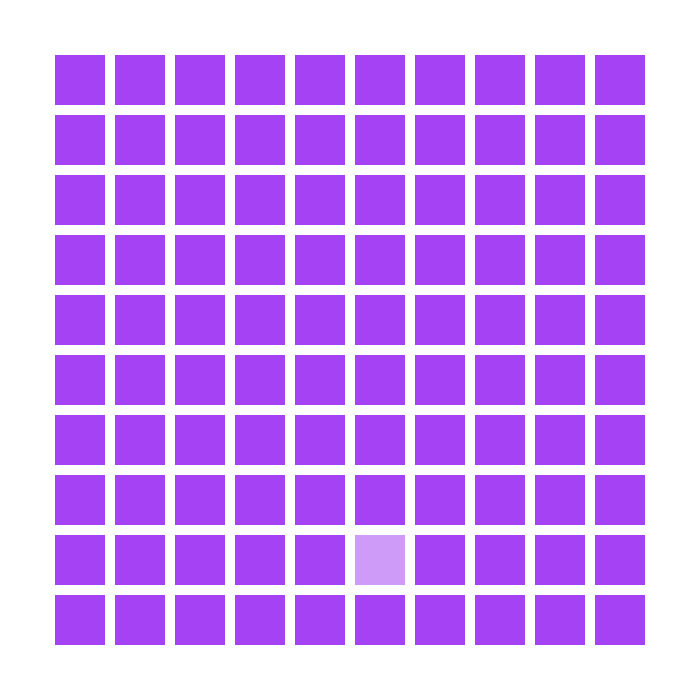
Frame 1 (no input)
Frame 60 (the mouse pressed at the canvas centre just before this capture): identical to frame 1, image omitted
Frame 120 (the mouse held since frame 60 and released just before this capture): identical to frame 1, image omitted

The Processing sketch that drew this single still picture (run headless with seeded random() and noise(); from frame 60 on, the mouse is pressed at the canvas centre):

// Processing sketch: Find_diff4
// ── Find_diff4.pde
float r=0, g=0, b=0;
float a=0;
int atari=0;
void setup() {
  size(700, 700);
  r = random(256);
  g = random(256);
  b = random(256);
  a = random(100, 250);
  atari = int(random(0, 100));
}
void draw() {
  background(255);
  noStroke();
  for (int i=0; i<100; i++) {
    if (i == atari) {
      fill(r, g, b, a);
    } else {
      fill(r, g, b);
    }
    float x = 55 + 60 * (i % 10);
    float y = 55 + 60 * (i / 10);
    rect(x, y, 50, 50);
  }
}
